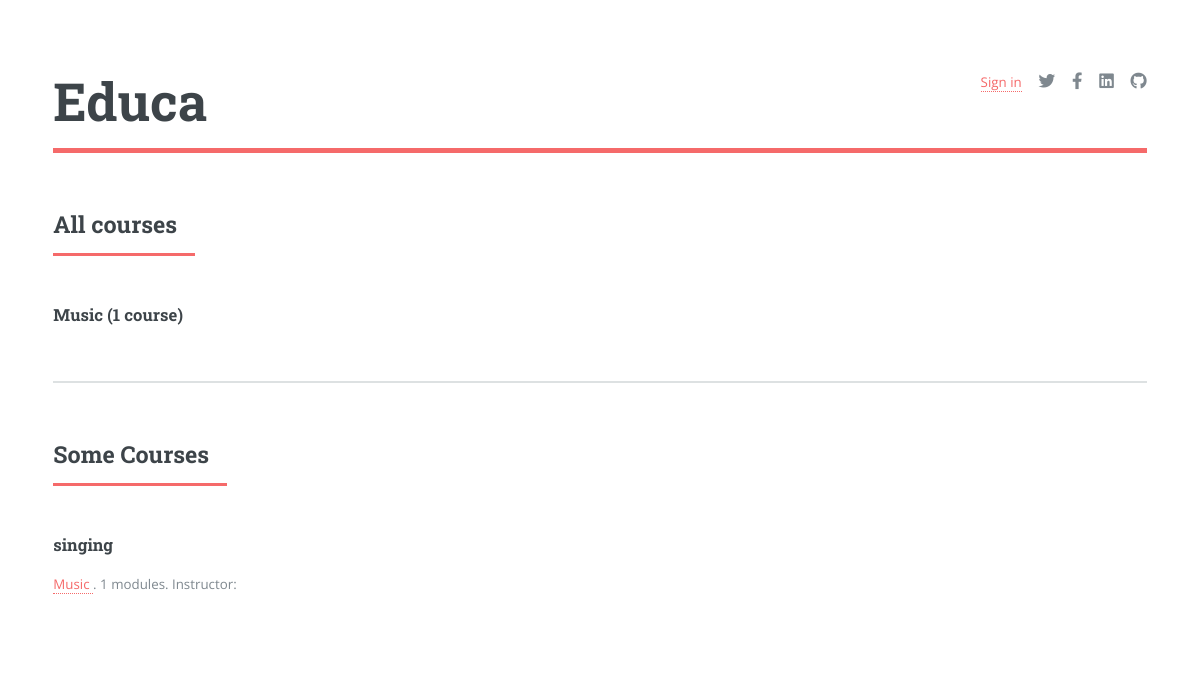
Before: / with the older database file.
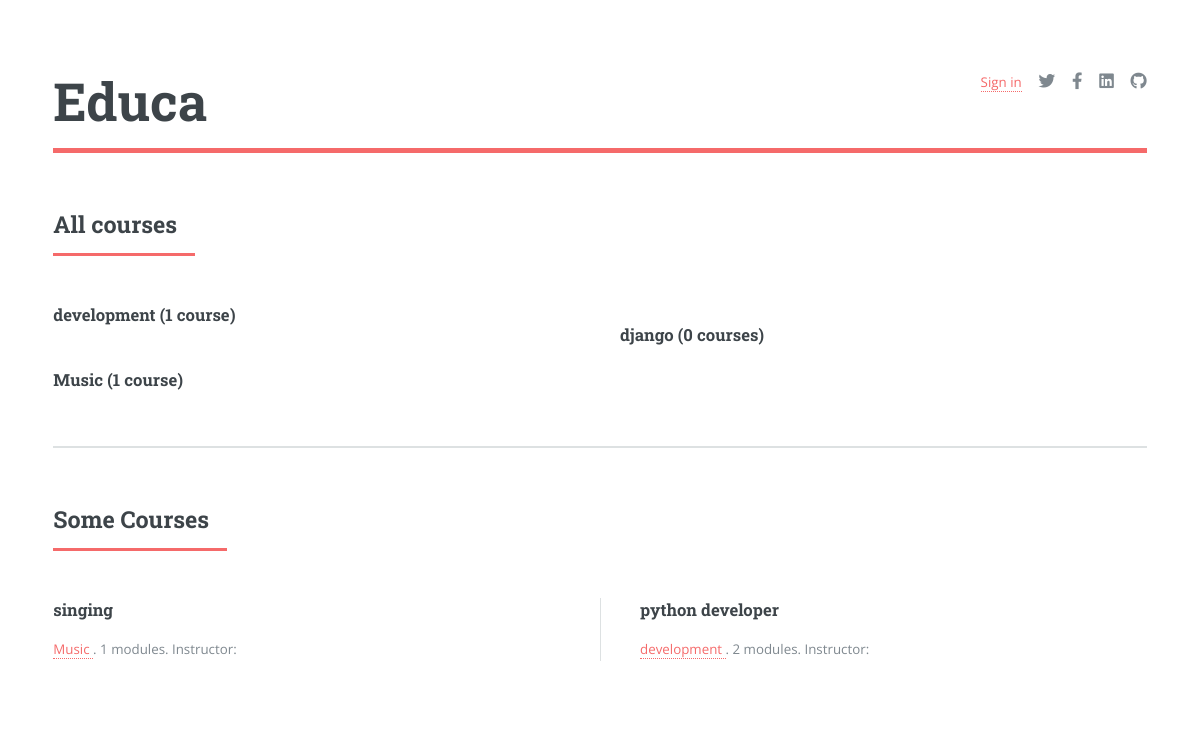
After: the same page with the newer database file.
### courses/models.py (models this page shows, shortened)
class Subject(models.Model):
    title = models.CharField(max_length=100)
    slug = models.CharField(max_length=100, unique=True)
    class Meta:
        ordering=['title']
    def __str__(self):
        return self.title

class Course(models.Model):
    owner = models.ForeignKey(User, related_name='courses_created', on_delete=models.CASCADE)
    subject = models.ForeignKey(Subject, related_name='courses', on_delete=models.CASCADE)
    title = models.CharField(max_length=200)
    slug = models.SlugField(max_length=200, unique=True)
    overview = models.TextField(blank=True)
    created = models.DateTimeField(auto_now_add=True)
    students = models.ManyToManyField(User, related_name='courses_joined', blank=True)
    class Meta:
        ordering= ['-created']

### courses/views.py (the view)
# urls.py: path('', CourseListView.as_view(), name='course_list'),
class CourseListView(TemplateResponseMixin, View):
    model = Course
    template_name = 'courses/course/list.html'
    queryset = Course.objects.all()
    def get(self, request, subject=None):
        subjects = cache.get('all_subjects')
        if not subjects:
            subjects = Subject.objects.annotate(total_courses=Count('courses'))
            cache.set('all_subjects', subjects)
        all_courses = Course.objects.annotate(total_modules=Count('modules'))
        if subject:
            subject = get_object_or_404(Subject, slug=subject)
            key = f'subject_{subject.id}_courses'
            courses = cache.get(key)
            if not courses:
                courses = all_courses.filter(subject=subject)
                cache.set(key, courses)
        else:
            courses = cache.get('all_courses')
            if not courses:
                courses = all_courses
                cache.set('all_courses', courses)
        return self.render_to_response({'subjects': subjects, 'subject': subject, 'courses': courses})

### courses/templates/courses/course/list.html (shortened to what this page needs)
{% extends "base.html" %}
{% block content %}
<section>
    <header class="major">
        <h2>
            {% if subject %}
                {{ subject.title }} courses
            {% else %}
                All courses
            {% endif %}
        </h2>
    </header>
    <div class="features">
        {% for s in subjects %}
        <article>
            <div class="content">
                <h3>
                    <a href="{% if not subject %}{% url 'course_list' %}{% else %}{% url 'courses:course_list_subject' s.slug %}{% endif %}">
                        {{ s.title }} ({{ s.total_courses }} course{{ s.total_courses|pluralize }})
                    </a>
                </h3>
            </div>
        </article>
        {% endfor %}
    </div>
</section>
<section>
    <header class="major">
        <h2>Some Courses</h2>
    </header>
    <div class="posts">
        {% for course in courses %}
        <article>
            <h3>
                <a href="{% url 'courses:course_detail' course.slug %}">
                    {{ course.title }}
                </a>
            </h3>
            <p>
                <a href="{% url 'courses:course_list_subject' course.subject.slug %}">
                    {{ course.subject }}
                </a>
                . {{ course.total_modules }} modules.
                Instructor: {{ course.owner.get_full_name }}
            </p>
        </article>
        {% endfor %}
    </div>
</section>
{% endblock %}

### courses/templates/base.html (shortened to what this page needs)
{% load static %}
<!DOCTYPE html>
<html>
    <head>
        <link href="{% static "assets/css/main.css" %}" rel="stylesheet">
    </head>
    <body class='is-preload'>
        <div id="wrapper">
                <div id="main">
                    <div class="inner">
                        <header id="header">
                            <h1><a href="\" class="logo">Educa</a></h1>
                            <ul class="icons">
                                {% if request.user.is_authenticated %}
                                    <li><a href="{% url "logout" %}">Sign out</a></li>
                                {% else %}
                                    <li><a href="{% url "login" %}">Sign in</a></li>
                                {% endif %}
                                <li><a href="#" class="icon brands fa-twitter"><span class="label">Twitter</span></a></li>
                                <li><a href="#" class="icon brands fa-facebook-f"><span class="label">Facebook</span></a></li>
                                <li><a href="#" class="icon brands fa-linkedin"><span class="label">linkedin</span></a></li>
                                <li><a href="#" class="icon brands fa-github"><span class="label">github</span></a></li>
                            </ul>
                        </header>
                    {% block content %}
                    {% endblock %}
                    </div>
                </div>
            </div>
    </body>
</html>

Changed rows visible on the page:
added Subject: title "development", total_courses "1"
added Subject: title "django", total_courses "0"
added Course: title "python developer", subject "development", total_modules "2"
